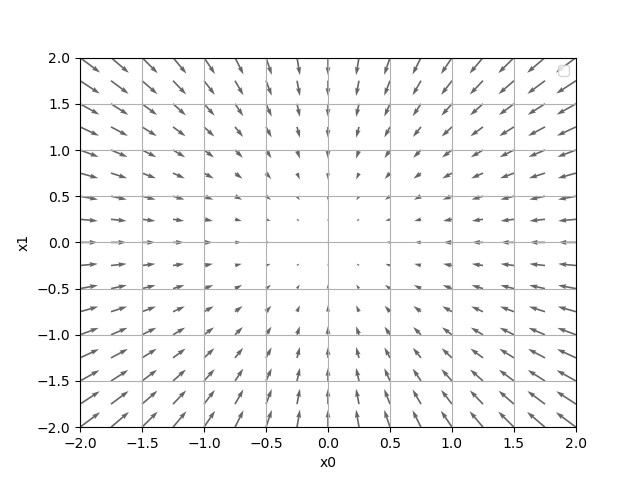

The script that saved this image:
# coding: utf-8
# cf.http://d.hatena.ne.jp/white_wheels/20100327/p3
import numpy as np
import matplotlib.pylab as plt
from mpl_toolkits.mplot3d import Axes3D


def _numerical_gradient_no_batch(f, x):
    h = 1e-4 # 0.0001
    grad = np.zeros_like(x) # x와 형상이 같은 배열을 생성
    
    for idx in range(x.size):
        tmp_val = x[idx]
        
        # f(x+h) 계산
        x[idx] = float(tmp_val) + h
        fxh1 = f(x)
        
        # f(x-h) 계산
        x[idx] = tmp_val - h 
        fxh2 = f(x) 
        
        grad[idx] = (fxh1 - fxh2) / (2*h)
        x[idx] = tmp_val # 값 복원
        
    return grad


def numerical_gradient(f, X):
    if X.ndim == 1:
        return _numerical_gradient_no_batch(f, X)
    else:
        grad = np.zeros_like(X)
        
        for idx, x in enumerate(X):
            grad[idx] = _numerical_gradient_no_batch(f, x)
        
        return grad


def function_2(x):
    if x.ndim == 1:
        return np.sum(x**2)
    else:
        return np.sum(x**2, axis=1)


def tangent_line(f, x):
    d = numerical_gradient(f, x)
    print(d)
    y = f(x) - d*x
    return lambda t: d*t + y
     
if __name__ == '__main__':
    x0 = np.arange(-2, 2.5, 0.25)
    x1 = np.arange(-2, 2.5, 0.25)
    X, Y = np.meshgrid(x0, x1)
    
    X = X.flatten()
    Y = Y.flatten()
    
    grad = numerical_gradient(function_2, np.array([X, Y]) )
    
    plt.figure()
    plt.quiver(X, Y, -grad[0], -grad[1],  angles="xy",color="#666666")#,headwidth=10,scale=40,color="#444444")
    plt.xlim([-2, 2])
    plt.ylim([-2, 2])
    plt.xlabel('x0')
    plt.ylabel('x1')
    plt.grid()
    plt.legend()
    plt.draw()
    plt.show()
    plt.savefig('gradient_2d.png')